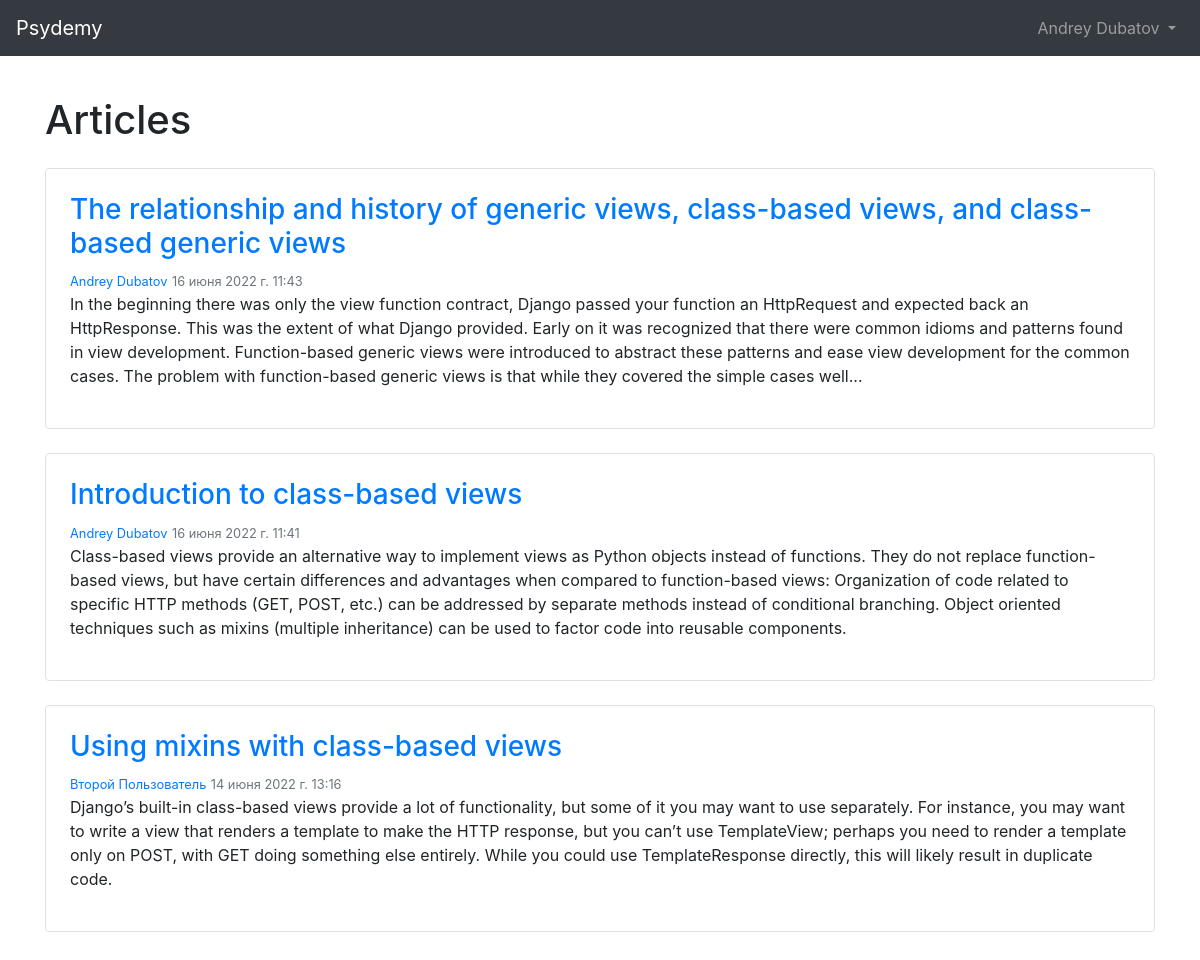
Screenshot of / (signed in) with the database file from the repository.
### users/models.py (models this page shows)
class CustomUser(AbstractUser):
    class Sex(models.IntegerChoices):
        FEMALE = 0, _('Female')
        MALE = 1, _('Male')
        __empty__ = _('(Не указан)')
    birth_date = models.DateField(blank=True, null=True)
    sex = models.IntegerField(choices=Sex.choices, null=True, blank=True)
    phone = models.CharField(max_length=12, blank=True)
    about = models.TextField(max_length=1000, blank=True, null=True)
    avatar = models.ImageField(upload_to=get_avatar_path, blank=True)
    def __str__(self):
        if self.first_name or self.last_name:
            return f'{self.first_name} {self.last_name}'
        else:
            return self.username

### articles/models.py (models this page shows)
class Article(models.Model):
    author = models.ForeignKey(get_user_model(), on_delete=models.CASCADE)
    pub_date = models.DateTimeField(auto_now_add=True)
    update_date = models.DateTimeField(auto_now=True)
    title = models.CharField(max_length=255)
    body = models.TextField()
    published = models.BooleanField(default=False)
    is_paid = models.BooleanField(default=False)
    def body_crop(self):
        return crop_text(self.body, 500)

### articles/views.py (the view)
# urls.py: path('', ArticleListView.as_view(), name='home'),
class ArticleListView(ListView):
    model = Article
    template_name = "articles/article_list.html"
    context_name = 'article_list'
    def get_context_data(self, **kwargs):
        context = super().get_context_data(**kwargs)
        return context
    def get_queryset(self):
        return Article.objects.filter(pub_date__lte=timezone.now(), published=True).order_by('-pub_date')

### utilities/text_utilities.py (called while the page is built)
def crop_text(text:str, length:int) -> str:
    postfix = ''
    if len(text) > length:
        postfix = '...'
    return f'{text[:length]}{postfix}'

### articles/templates/articles/article_list.html (shortened to what this page needs)
{% extends 'base.html' %}
{% block content %}
  <h1>Articles</h1>
  {% if article_list %}
    {% for article in article_list %}
      <article class="border rounded my-4 p-4">
        <h3><a class="link-secondary" href="{% url 'article_detail' article.pk %}">{{ article.title }}</a></h3>
        <small class="text-muted"><a href="{% url 'user_detail' article.author.pk %}">{{ article.author }}</a></small>
        <small class="text-muted">{{ article.pub_date }}</small>
        <p>{{ article.body_crop }}</p>
      </article>
    {% endfor %}
  {% else %}
    No articles yet
  {% endif %}
{% endblock content %}

### templates/base.html (shortened to what this page needs)
<!doctype html>
<html lang="en"> <head>
<link rel="stylesheet" href="https://stackpath.bootstrapcdn.com/bootstrap/4.1.3/css/bootstrap.min.css"
crossorigin="anonymous">
<title>{% block title %}{% endblock title %} – Psydemy</title> </head>
<body>
<nav class="navbar navbar-expand-md navbar-dark bg-dark mb-4">
     <a class="navbar-brand" href="{% url 'home' %}">Psydemy</a>
<div class="collapse navbar-collapse" id="navbarCollapse">
{% if user.is_authenticated %} <ul class="navbar-nav ml-auto">
<li class="nav-item">
<a class="nav-link dropdown-toggle" href="#" id="userMenu"
                data-toggle="dropdown" aria-haspopup="true"
                aria-expanded="false">
                {% if user.first_name or user.last_name %}
                {{ user.first_name }} {{ user.last_name }}
                {% else %}
                {{ user.username }}
                {% endif %}
</a>
 </li>
</ul>
{% else %}
<form class="form-inline ml-auto">
<a href="{% url 'login' %}" class="btn btn-outline-secondary">Войти в систему</a>
<a href="{% url 'signup' %}" class="btn btn-primary ml-2">Зарегистрироваться</a>
</form> {% endif %}
</div> </nav>
<div class="container overflow-hidden py-3">
{% block content %}
{% endblock content %}
</div>
</body> </html>

### rows the page displays
CustomUser: first_name "Andrey", last_name "Dubatov"
Article: title "The relationship and history of generic views, class-based views, and class-based generic views", author "Andrey Dubatov", pub_date "16 июня 2022 г. 11:43", body_crop "In the beginning there was only the view function contract, Django passed your function an HttpRequest and expected back an HttpResponse. This was the extent of what Django provided. Early on it was recognized that there were common idioms and patterns found in view development. Function-based generic views were introduced to abstract these patterns and ease view development for the common cases. The problem with function-based generic views is that while they covered the simple cases well..."
Article: title "Introduction to class-based views", author "Andrey Dubatov", pub_date "16 июня 2022 г. 11:41", body_crop "Class-based views provide an alternative way to implement views as Python objects instead of functions. They do not replace function-based views, but have certain differences and advantages when compared to function-based views: Organization of code related to specific HTTP methods (GET, POST, etc.) can be addressed by separate methods instead of conditional branching. Object oriented techniques such as mixins (multiple inheritance) can be used to factor code into reusable components."
Article: title "Using mixins with class-based views", author "Второй Пользователь", pub_date "14 июня 2022 г. 13:16", body_crop "Django’s built-in class-based views provide a lot of functionality, but some of it you may want to use separately. For instance, you may want to write a view that renders a template to make the HTTP response, but you can’t use TemplateView; perhaps you need to render a template only on POST, with GET doing something else entirely. While you could use TemplateResponse directly, this will likely result in duplicate code."
